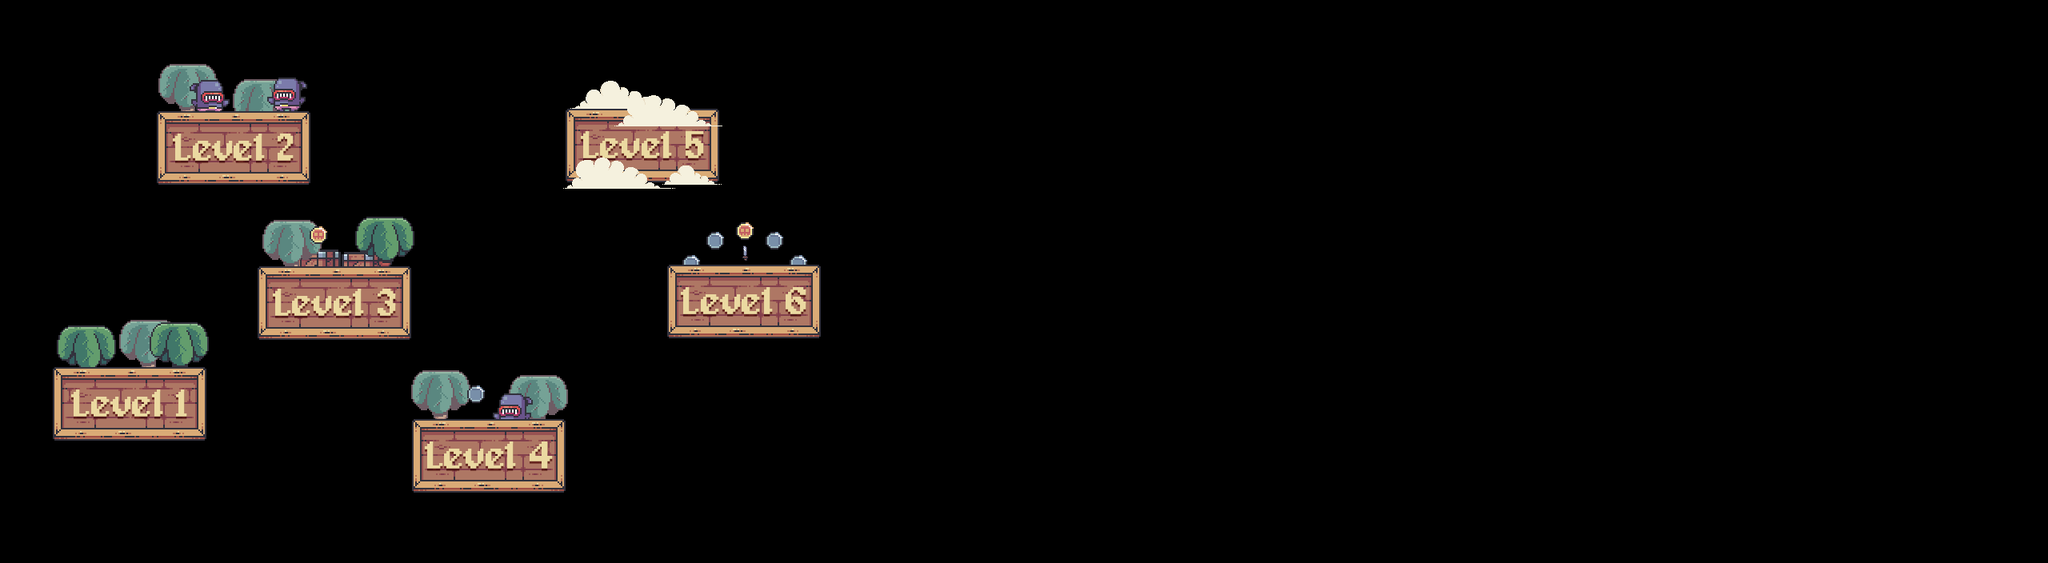

Below is a game level as drawn by its tile map, then a one-line description and the .tmx file that defines it, in full:
An orthogonal 40x11 tile map with 64x64 px tiles, 1 tile layer (level), 2 tilesets.

<map version="1.10" tiledversion="1.10.1" orientation="orthogonal" renderorder="right-down" width="40" height="11" tilewidth="64" tileheight="64" infinite="0" nextlayerid="4" nextobjectid="1">
 <editorsettings>
  <export target="overworld/overworld2.csv" format="csv" />
 </editorsettings>
 <tileset firstgid="1" source="tiles_set/level_images.tsx" />
 <tileset firstgid="7" source="tiles_set/hat.tsx" />
 <layer id="1" name="level" width="40" height="11">
  <data encoding="csv">
0,0,0,0,0,0,0,0,0,0,0,0,0,0,0,0,0,0,0,0,0,0,0,0,0,0,0,0,0,0,0,0,0,0,0,0,0,0,0,0,
0,0,0,0,0,0,0,0,0,0,0,0,0,0,0,0,0,0,0,0,0,0,0,0,0,0,0,0,0,0,0,0,0,0,0,0,0,0,0,0,
0,0,0,0,0,0,0,0,0,0,0,0,0,0,0,0,0,0,0,0,0,0,0,0,0,0,0,0,0,0,0,0,0,0,0,0,0,0,0,0,
0,0,0,2,0,0,0,0,0,0,0,5,0,0,0,0,0,0,0,0,0,0,0,0,0,0,0,0,0,0,0,0,0,0,0,0,0,0,0,0,
0,0,0,0,0,0,0,0,0,0,0,0,0,0,0,0,0,0,0,0,0,0,0,0,0,0,0,0,0,0,0,0,0,0,0,0,0,0,0,0,
0,0,0,0,0,0,0,0,0,0,0,0,0,0,0,0,0,0,0,0,0,0,0,0,0,0,0,0,0,0,0,0,0,0,0,0,0,0,0,0,
0,0,0,0,0,3,0,0,0,0,0,0,0,6,0,0,0,0,0,0,0,0,0,0,0,0,0,0,0,0,0,0,0,0,0,0,0,0,0,0,
0,0,0,0,0,0,0,0,0,0,0,0,0,0,0,0,0,0,0,0,0,0,0,0,0,0,0,0,0,0,0,0,0,0,0,0,0,0,0,0,
0,1,0,0,0,0,0,0,0,0,0,0,0,0,0,0,0,0,0,0,0,0,0,0,0,0,0,0,0,0,0,0,0,0,0,0,0,0,0,0,
0,0,0,0,0,0,0,0,4,0,0,0,0,0,0,0,0,0,0,0,0,0,0,0,0,0,0,0,0,0,0,0,0,0,0,0,0,0,0,0,
0,0,0,0,0,0,0,0,0,0,0,0,0,0,0,0,0,0,0,0,0,0,0,0,0,0,0,0,0,0,0,0,0,0,0,0,0,0,0,0
</data>
 </layer>
</map>
